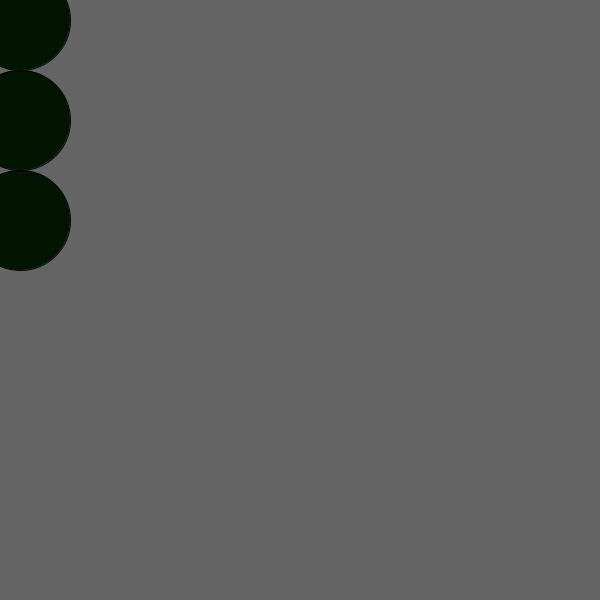
Frame 1 (no input)
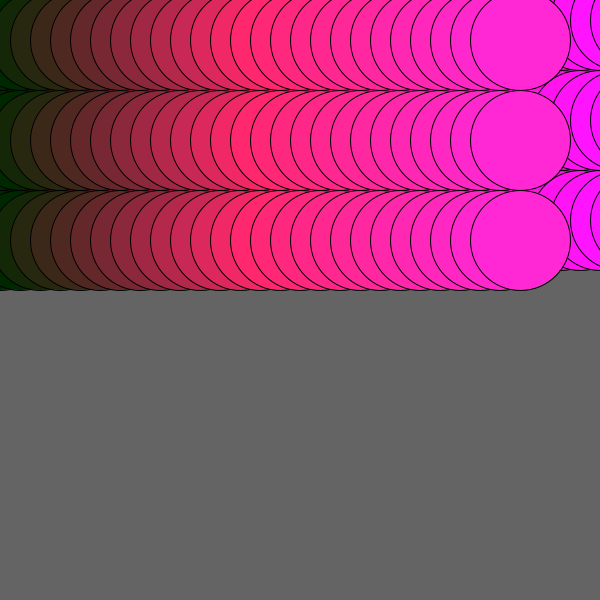
Frame 60 (the mouse pressed at the canvas centre just before this capture)
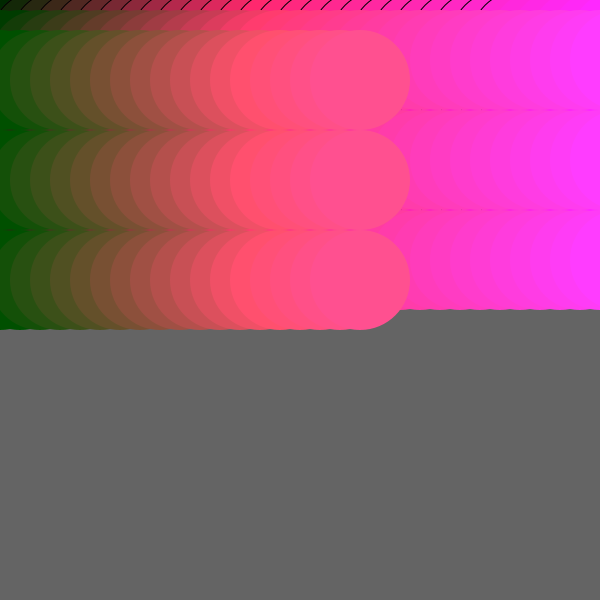
Frame 120 (the mouse held since frame 60 and released just before this capture)

The Processing sketch that drew these frames (run headless with seeded random() and noise(); from frame 60 on, the mouse is pressed at the canvas centre):

// Processing sketch: map___HW
// ── map___HW.pde
int x=0;
int y=20;
float red;
float blue;
float green;
float w;

void setup()
{
  size (600, 600);
  background(100);
}

void draw()
{
w= width;
w=(random(5));
  float red = map(x, 0, 600, 0, height);
  float green = map(x, 0, 600, 0, 255);
  float blue = map(y, 0, 600, 0, width);

  //r= (random(4));
  //b=(random(4));

  if (x > width + 20) {
    x = -20;
    y += 20;
  } else {
    x += 20;
  }
  //pushMatrix();
  stroke(mouseY);
  fill(red, blue, green);
  ellipse(x, y, 100, 100);
  ellipse(x, y+200, 100, 100);
  ellipse(x, y+100, 100, 100);


  //popMatrix();

  //rotate(radians(40));
}
